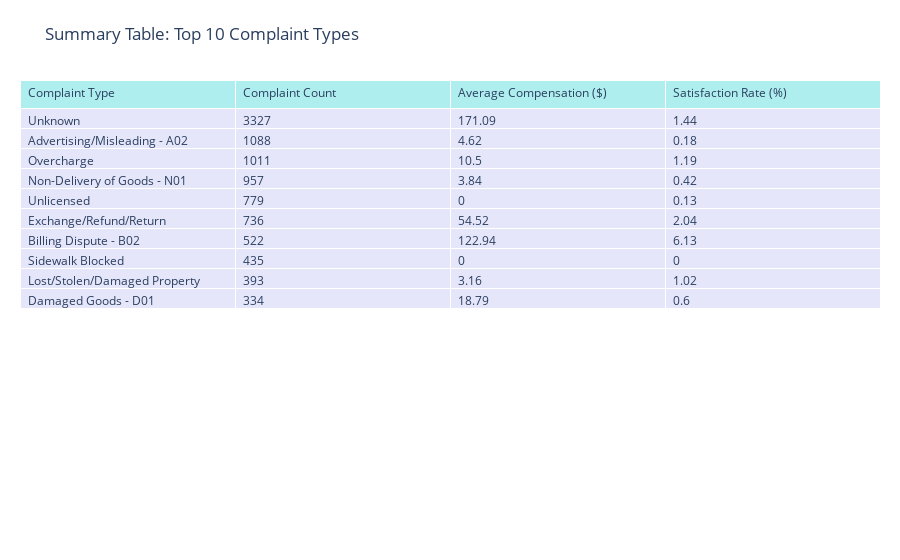

Source (notebook cell):
### Code cell
df = pd.read_csv('/Users/carinayan/Downloads/dcwp_complaints_project/data/cleaned_consumer_complaints.csv')

# Ensure numeric fields are properly converted to numeric values and fill any invalid/missing values with 0
df['Refund Amount'] = pd.to_numeric(df['Refund Amount'], errors='coerce').fillna(0)
df['Contract Cancelled Amount'] = pd.to_numeric(df['Contract Cancelled Amount'], errors='coerce').fillna(0)

# Compute total compensation by summing refund and contract cancellation amounts
df['Total Compensation'] = df['Refund Amount'] + df['Contract Cancelled Amount']

# Group by complaint type and calculate:
# - total number of complaints
# - average compensation
# - average satisfaction rate (as a proportion)
summary = (
    df.groupby('Complaint Code')
    .agg(
        Complaint_Count=('Complaint Code', 'count'),
        Average_Compensation=('Total Compensation', 'mean'),
        Satisfaction_Rate=('Satisfaction', 'mean')
    )
    .reset_index()
)

# Convert satisfaction rate to percentage and round to 2 decimal places
summary['Satisfaction_Rate'] = (summary['Satisfaction_Rate'] * 100).round(2)

# Keep only the top 10 complaint types by count
summary = summary.sort_values('Complaint_Count', ascending=False).head(10)

# Round average compensation values to 2 decimal places for display
summary['Average_Compensation'] = summary['Average_Compensation'].round(2)

fig = go.Figure(data=[go.Table(
    header=dict(
        values=["Complaint Type", "Complaint Count", "Average Compensation ($)", "Satisfaction Rate (%)"],
        fill_color='paleturquoise',  
        align='left'
    ),
    cells=dict(
        values=[
            summary['Complaint Code'],
            summary['Complaint_Count'],
            summary['Average_Compensation'],
            summary['Satisfaction_Rate']
        ],
        fill_color='lavender',  
        align='left'
    )
)])

fig.update_layout(
    title="Summary Table: Top 10 Complaint Types",
    margin=dict(l=20, r=20, t=80, b=20)
)


fig.show()

### Figure 1 — Plotly figure (JSON) as saved in the notebook; plotly's stock layout.template omitted (floating-point values rounded to 4 significant figures)
{"data": [{"cells": {"align": "left", "fill": {"color": "lavender"}, "values": [["Unknown", "Advertising/Misleading - A02", "Overcharge", "Non-Delivery of Goods - N01", "Unlicensed", "Exchange/Refund/Return", "Billing Dispute - B02", "Sidewalk Blocked", "Lost/Stolen/Damaged Property", "Damaged Goods - D01"], [3327, 1088, 1011, 957, 779, 736, 522, 435, 393, 334], [171.1, 4.62, 10.5, 3.84, 0, 54.52, 122.9, 0, 3.16, 18.79], [1.44, 0.18, 1.19, 0.42, 0.13, 2.04, 6.13, 0, 1.02, 0.6]]}, "header": {"align": "left", "fill": {"color": "paleturquoise"}, "values": ["Complaint Type", "Complaint Count", "Average Compensation ($)", "Satisfaction Rate (%)"]}, "type": "table"}], "layout": {"margin": {"b": 20, "l": 20, "r": 20, "t": 80}, "title": {"text": "Summary Table: Top 10 Complaint Types"}}}
